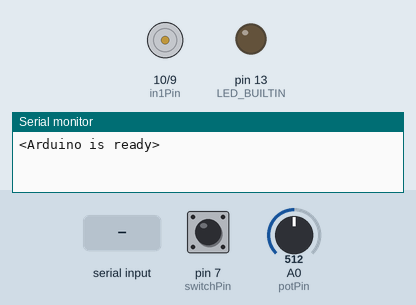
This sketch was run on a simulated Arduino Uno, built with avr-gcc and run on an emulated ATmega328P. Shown: motor-driver pin pairs drawn as motors (green arrow = first pin HIGH = forward, orange = second pin HIGH = backward, longer = more drive, scaled by the enable pin), output pins drawn as LEDs (lit = HIGH), the last lines printed to the serial monitor. The inputs (shaded band) are chosen by the test bench; at power-on: A0 (potPin) = 512, pin 7 (switchPin) HIGH.

Above: at 1.2 s.
1.3 s: "1\n" received over Serial
At 2.4 s:
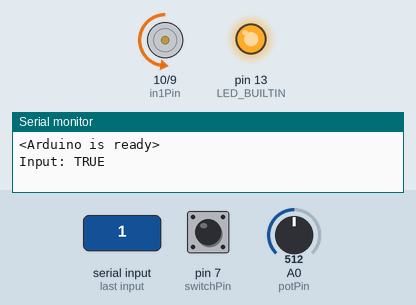
2.8 s: A0 (potPin) set to 716
At 3.6 s:
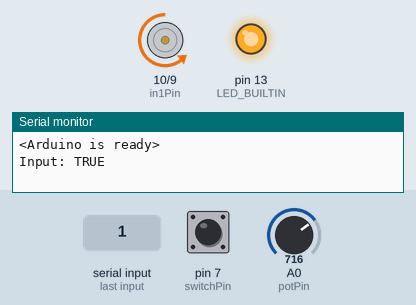
4.3 s: pin 7 (switchPin) pulled LOW for 0.15 s
At 4.37 s:
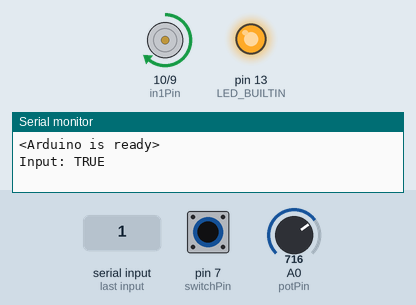
5.9 s: A0 (potPin) set to 900
At 7.1 s:
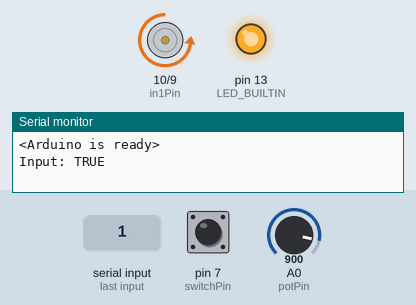
7.4 s: pin 7 (switchPin) pulled LOW for 1 s
At 8.2 s:
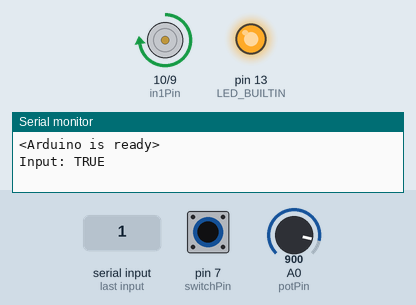
9.9 s: A0 (potPin) set to 122
At 10.2 s:
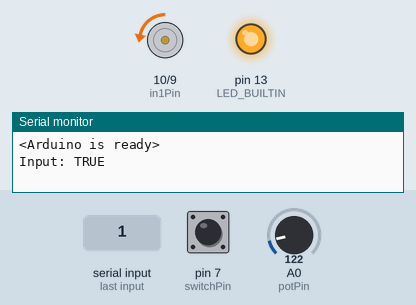
Timing chart, 0 to 12.4 s (numbered marks = the images above; inputs shaded):
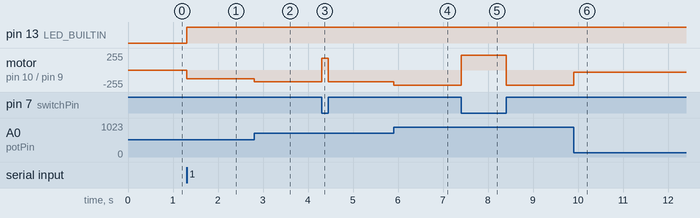

The sketch:

OpenBCI_GUI-FocusArduinoWithMotor.ino
```cpp
/////////////////////////////////////////////////////////////////////////////////////////
//            OpenBCI_GUI to Arduino via Serial: Focus w/ Motor                        //
//                                                                                     //
//            - The Arduino Built-In LED blinks when the user is Focused               //
//            - Potentiometer controls motor speed                                     //
//            - Button on pin 7 reverses motor direction while pressed                 //
//                                                                                     //
//          Tested 1/30/2023 using iMac, Genuine Arduino, OpenBCI_GUI 5.1.0            //
//    Uses https://learn.adafruit.com/adafruit-arduino-lesson-15-dc-motor-reversing/   //
//        and https://docs.openbci.com/Tutorials/17-Arduino_Focus_Example              //
/////////////////////////////////////////////////////////////////////////////////////////

const byte numChars = 32;
char receivedChars[numChars];   // an array to store the received data
String previousData = "";
boolean newData = false;
boolean isFocused = false;

int enablePin = 11;
int in1Pin = 10;
int in2Pin = 9;
int switchPin = 7;
int potPin = 0;

void setup() {
    pinMode(in1Pin, OUTPUT);
    pinMode(in2Pin, OUTPUT);
    pinMode(enablePin, OUTPUT);
    pinMode(switchPin, INPUT_PULLUP);

    Serial.begin(57600);
    pinMode(LED_BUILTIN, OUTPUT);
    Serial.println("<Arduino is ready>");
}

void loop() {
    recvWithEndMarker();
    showNewData();

    int speed = analogRead(potPin) / 4;
    boolean reverse = digitalRead(switchPin);
    if (isFocused) {
      setMotor(speed, reverse);
    } else {
      setMotor(0, reverse);
    }
}

//Recieve data and look for the endMarker '\n' (new line)
void recvWithEndMarker() {
    static byte ndx = 0;
    char endMarker = '\n';
    char rc;

    while (Serial.available() > 0 && newData == false) {
        rc = Serial.read();

        if (rc != endMarker) {
            receivedChars[ndx] = rc;
            ndx++;
            if (ndx >= numChars) {
                ndx = numChars - 1;
            }
        }
        else {
            receivedChars[ndx] = '\0'; // terminate the string
            ndx = 0;
            newData = true;
        }
    }
}

void showNewData() {
    if (newData == true) {
        //Convert char array into string
        String s = receivedChars;
        //Only perform an action when the incoming data changes
        if (!s.equals(previousData)) {
          //Check if the string is "true" or "false"
          if (s.equals("0")) {
            Serial.println("Input: FALSE");
            isFocused = false;
            digitalWrite(LED_BUILTIN, LOW);
          } else if (s.equals("1")) {
            Serial.println("Input: TRUE");
            digitalWrite(LED_BUILTIN, HIGH);
            isFocused = true;
          } else {
            //Otherwise print the incoming with no action
            Serial.println("This just in ... " + s);
          }
        }
        newData = false;
        previousData = s;
    }
}

void setMotor(int speed, boolean reverse) {
    analogWrite(enablePin, speed);
    digitalWrite(in1Pin, !reverse);
    digitalWrite(in2Pin, reverse);
}
```

Measured:
- after the input at 1.3 s, pin 13 (LED_BUILTIN): LOW → HIGH at once; motor on pin 10 (in1Pin) / pin 9 (in2Pin): stopped → backward 128/255 at once
- after the input at 2.8 s, motor on pin 10 (in1Pin) / pin 9 (in2Pin): backward 128/255 → backward 179/255 at once
- after the input at 4.3 s, motor on pin 10 (in1Pin) / pin 9 (in2Pin): backward 179/255 → forward 179/255 at once, → backward 179/255 0.15 s later
- after the input at 5.9 s, motor on pin 10 (in1Pin) / pin 9 (in2Pin): backward 179/255 → backward 225/255 at once
- after the input at 7.4 s, motor on pin 10 (in1Pin) / pin 9 (in2Pin): backward 225/255 → forward 225/255 at once, → backward 225/255 1.0 s later
- after the input at 9.9 s, motor on pin 10 (in1Pin) / pin 9 (in2Pin): backward 225/255 → backward 30/255 at once
